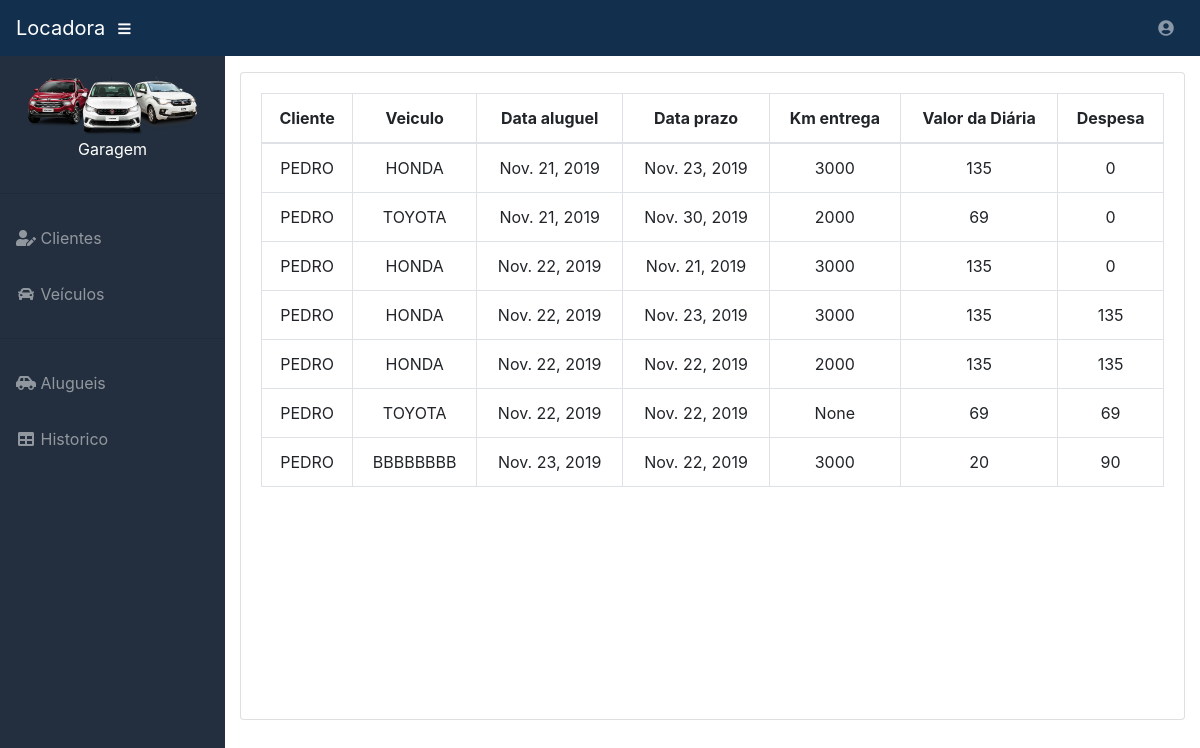
Before: /historico (signed in) with the older database file.
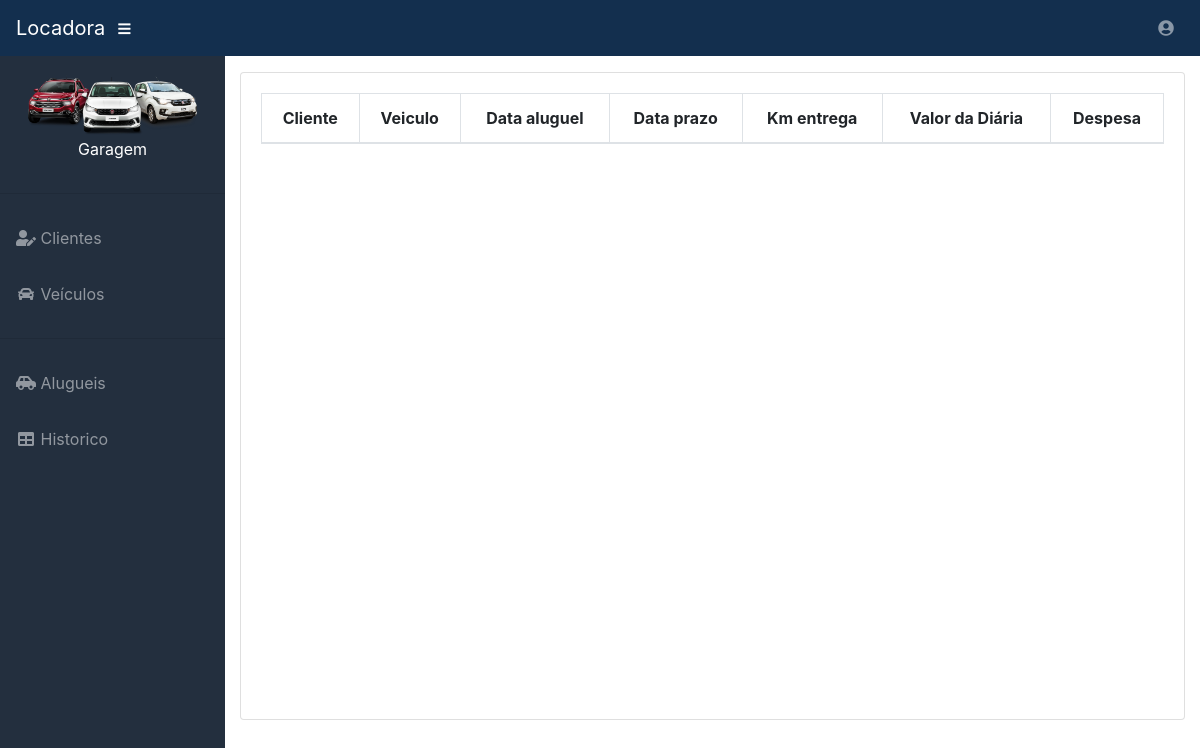
After: the same page with the newer database file.
### Controles/models.py (models this page shows)
class Aluguel(models.Model):
    dt_aluguel = models.DateField('Data do aluguel')
    dt_prazo = models.DateField('Prazo')
    dt_devolucao = models.DateField('Data da devolução', blank=True, null=True)
    valor_aluguel = models.IntegerField('Valor do aluguel')
    km_saida = models.IntegerField('Km de saida')
    km_devolucao = models.IntegerField('Km de devolução', blank=True, null=True)
    status = models.IntegerField(default=1)
    qtd_dias = models.IntegerField(blank=True, null=True)
    valor_total_aluguel = models.IntegerField(blank=True, null=True)
    cliente = models.ForeignKey(Cliente, on_delete=models.CASCADE)
    veiculo = models.ForeignKey(Veiculo, on_delete=models.CASCADE)

class Cliente(models.Model):
    nome = models.CharField('Nome', max_length=100, )
    sobrenome = models.CharField('Sobrenome', max_length=100)
    email = models.EmailField('Email')
    telefone = models.CharField('Telefone', max_length=20)
    cpf = models.CharField('CPF', max_length=20)
    rg = models.CharField('RG', max_length=20)
    estado_rg = models.CharField('Estado RG', max_length=2)
    rua = models.CharField('Rua', max_length=150)
    numero = models.IntegerField('Número')
    cidade = models.CharField('Cidade', max_length=150)
    estado = models.CharField('Estado', max_length=2)
    cep = models.CharField('CEP',max_length=20)
    def __str__(self):
        return self.nome

class Veiculo(models.Model):
    marca = models.CharField('Marca', max_length=100)
    modelo = models.CharField('Modelo', max_length=100)
    renavam = models.CharField('Renavam', max_length=20)
    placa = models.CharField('Placa', max_length=10)
    numero_chassis = models.CharField('Número do chassis', max_length=20)
    ano_fabricacao = models.IntegerField('Ano de fabricação')
    cor = models.CharField('Cor', max_length=50)
    cidade = models.CharField('Cidade', max_length=150)
    estado = models.CharField('Estado', max_length=2)
    valor_diaria = models.IntegerField('Valor da diária')
    status_aluguel = models.CharField('Status', max_length=10)
    def __str__(self):
        return self.marca

### Controles/views.py (the view)
# urls.py: path('historico', historico, name='historico'),
@login_required(login_url='login')
def historico(request):
    historico = Aluguel.objects.filter(status=0)
    return render(request, 'historico.html', locals())

### templates/historico.html (shortened to what this page needs)
{% extends 'base.html' %}
{% load static %}
{% block conteudo %}
<div class="card mb-3" style="height: 100%;">
          <div class="card-body">
            <div class="table-responsive">
              <table class="table table-bordered" id="dataTable" width="100%" cellspacing="0">
                <thead>
                  <tr style="text-align: center">
                    <th>Cliente</th>
                    <th>Veiculo</th>
                    <th>Data aluguel</th>
                    <th>Data prazo</th>
                    <th>Km entrega</th>
                    <th>Valor da Diária</th>
                    <th>Despesa</th>
                  </tr>
                </thead>
                <tbody>
                {% for i in historico %}
                  <tr style="text-align: center">
                    <td>{{ i.cliente }}</td>
                    <td>{{ i.veiculo }}</td>
                    <td>{{ i.dt_aluguel }}</td>
                    <td>{{ i.dt_prazo }}</td>
                    <td>{{ i.km_devolucao }}</td>
                    <td>{{ i.valor_aluguel }}</td>
                    <td>{{ i.valor_total_aluguel }}</td>
                  </tr>
                {% endfor %}
                </tbody>
              </table><br>
            </div>
          </div>
</div>
{% endblock %}

### templates/base.html (shortened to what this page needs)
<!DOCTYPE html>
{% load static %}
<html lang="pt-br">
<head>
    <link href="{% static 'css/all.min.css' %}" rel="stylesheet" type="text/css">
    <link href="{% static 'css/dataTables.bootstrap4.css' %}" rel="stylesheet">
    <link href="{% static 'css/sb-admin.css' %}" rel="stylesheet">
</head>
<body id="page-top">
    <nav class="navbar navbar-expand navbar-dark bg-dark static-top">
        <a class="navbar-brand mr-1" href="#">Locadora</a>
        <button class="btn btn-link btn-sm text-white order-1 order-sm-0" id="sidebarToggle" href="#">
          <i class="fas fa-bars"></i>
        </button>
        <ul class="navbar-nav ml-auto ml-md-0">
          <li class="nav-item dropdown no-arrow">
            <a class="nav-link dropdown-toggle" href="#" id="userDropdown" role="button" data-toggle="dropdown" aria-haspopup="true" aria-expanded="false">
              <i class="fas fa-user-circle fa-fw"></i>
            </a>
          </li>
        </ul>
    </nav>
    <div id="wrapper">
        <ul class="sidebar navbar-nav">
          <li class="nav-item active">
            <a class="nav-link" href="{% url 'index' %}" style="text-align: center">
                <img src="{% static 'img/carros.png' %}" width="90%" height="40%">
                <span class="span-text">Garagem</span>
            </a><hr>
          </li>
          <li class="nav-item">
            <a class="nav-link" href="{% url 'editar_clientes' %}">
              <i class="fas fa-fw fas fa-user-edit"></i>
              <span>Clientes</span></a>
          </li>
          <li class="nav-item">
            <a class="nav-link" href="{% url 'editar_veiculos' %}">
              <i class="fas fa-fw fas fa-car"></i>
              <span>Veículos</span></a><hr>
          </li>
          <li class="nav-item">
            <a class="nav-link" href="{% url 'alugados' %}">
              <i class="fas fa-fw fas fa-car-side"></i>
              <span>Alugueis</span></a>
          </li>
          <li class="nav-item">
            <a class="nav-link" href="{% url 'historico' %}">
              <i class="fas fa-fw fa-table"></i>
              <span>Historico</span></a>
          </li>
        </ul>
        <div id="content-wrapper">
          <div class="container-fluid" style="height: 100%;">
            {% block conteudo %}{% endblock %}
        </div>
    </div>
</body>
</html>

Changed rows visible on the page:
removed Aluguel: cliente "PEDRO", veiculo "HONDA", dt_aluguel "Nov. 21, 2019", dt_prazo "Nov. 23, 2019", km_devolucao "3000", valor_aluguel "135", valor_total_aluguel "0"
removed Aluguel: cliente "PEDRO", veiculo "TOYOTA", dt_aluguel "Nov. 21, 2019", dt_prazo "Nov. 30, 2019", km_devolucao "2000", valor_aluguel "69", valor_total_aluguel "0"
removed Aluguel: cliente "PEDRO", veiculo "HONDA", dt_aluguel "Nov. 22, 2019", dt_prazo "Nov. 21, 2019", km_devolucao "3000", valor_aluguel "135", valor_total_aluguel "0"
removed Aluguel: cliente "PEDRO", veiculo "HONDA", dt_aluguel "Nov. 22, 2019", dt_prazo "Nov. 23, 2019", km_devolucao "3000", valor_aluguel "135", valor_total_aluguel "135"
removed Aluguel: cliente "PEDRO", veiculo "HONDA", dt_aluguel "Nov. 22, 2019", dt_prazo "Nov. 22, 2019", km_devolucao "2000", valor_aluguel "135", valor_total_aluguel "135"
removed Aluguel: cliente "PEDRO", veiculo "TOYOTA", dt_aluguel "Nov. 22, 2019", dt_prazo "Nov. 22, 2019", km_devolucao "None", valor_aluguel "69", valor_total_aluguel "69"
removed Aluguel: cliente "PEDRO", veiculo "BBBBBBBB", dt_aluguel "Nov. 23, 2019", dt_prazo "Nov. 22, 2019", km_devolucao "3000", valor_aluguel "20", valor_total_aluguel "90"
